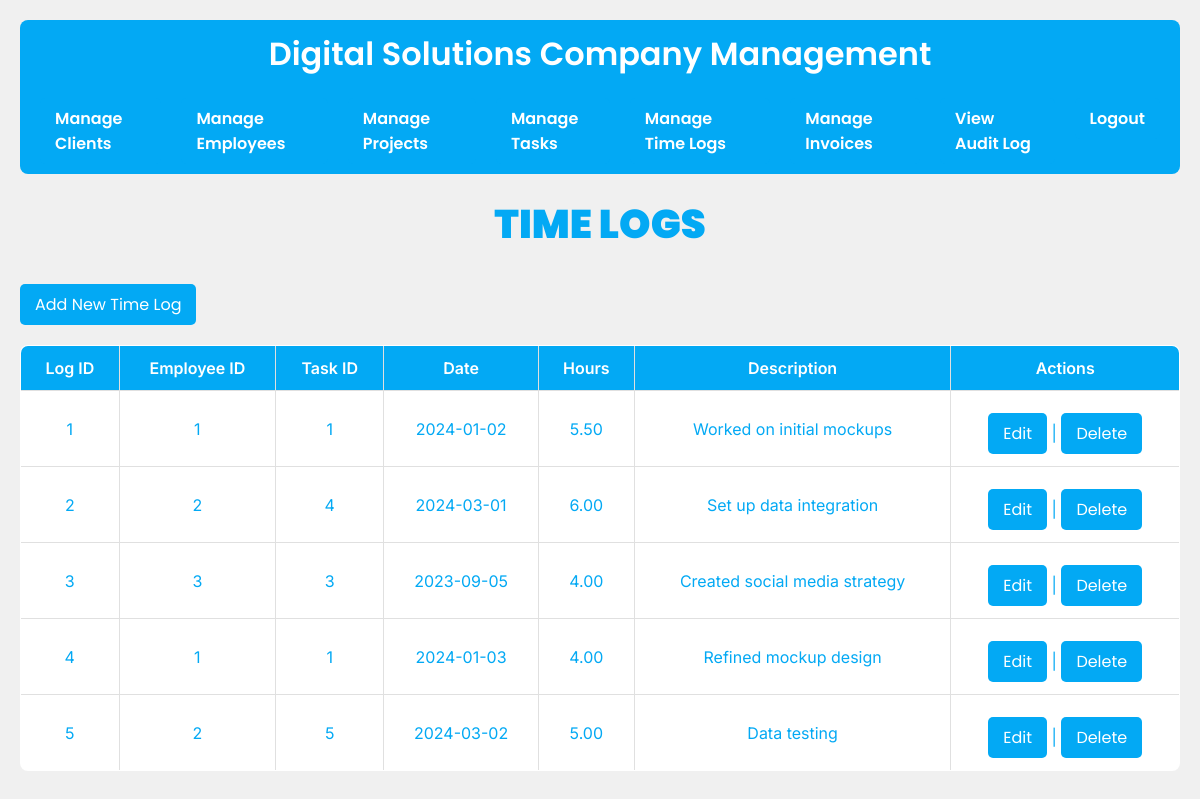
/timelogs.php (signed in), run on the app's committed database.
### tables this page shows
CREATE TABLE TimeLogs (
    log_id INT PRIMARY KEY AUTO_INCREMENT,
    employee_id INT NOT NULL,
    task_id INT NOT NULL,
    log_date DATE NOT NULL,
    hours DECIMAL(5, 2) CHECK (hours > 0),
    description TEXT
);

### timelogs.php (the view, shortened to what this page needs)
<?php
include 'core/dbConfig.php';
$query = $pdo->query("SELECT * FROM TimeLogs");
$timelogs = $query->fetchAll(PDO::FETCH_ASSOC);
?>
<!DOCTYPE html>
<html lang="en">
<head>
    <link rel="stylesheet" href="style.css">
</head>
<body>
        <nav>
            <h1>Digital Solutions Company Management</h1>
            <ul>
                <li><a href="clients.php">Manage Clients</a></li>
                <li><a href="employees.php">Manage Employees</a></li>
                <li><a href="projects.php">Manage Projects</a></li>
                <li><a href="tasks.php">Manage Tasks</a></li>
                <li><a href="timelogs.php">Manage Time Logs</a></li>
                <li><a href="invoices.php">Manage Invoices</a></li>
                <li><a href="auditLog.php">View Audit Log</a></li>
                <li><a href="logout.php">Logout</a></li>
            </ul>
        </nav>
    <h2>TIME LOGS</h2>
    <a href="addTimelog.php">Add New Time Log</a>
    <table border="1">
        <tr>
            <th>Log ID</th>
            <th>Employee ID</th>
            <th>Task ID</th>
            <th>Date</th>
            <th>Hours</th>
            <th>Description</th>
            <th>Actions</th>
        </tr>
        <?php foreach ($timelogs as $timelog): ?>
        <tr>
            <td><?= htmlspecialchars($timelog['log_id']); ?></td>
            <td><?= htmlspecialchars($timelog['employee_id']); ?></td>
            <td><?= htmlspecialchars($timelog['task_id']); ?></td>
            <td><?= htmlspecialchars($timelog['log_date']); ?></td>
            <td><?= htmlspecialchars($timelog['hours']); ?></td>
            <td><?= htmlspecialchars($timelog['description']); ?></td>
            <td>
                <a href="editTimelog.php?id=<?= htmlspecialchars($timelog['log_id']); ?>">Edit</a> |
                <a href="delTimelog.php?id=<?= htmlspecialchars($timelog['log_id']); ?>" onclick="return confirmDeletion()">Delete</a>
            </td>
        </tr>
        <?php endforeach; ?>
    </table>
</body>
</html>

### style.css (style rules this page uses)
* { margin: 0; padding: 0; box-sizing: border-box; font-family: "Inter", sans-serif; }
:root { --sky-blue: #03a9f4; --light-green: #a1eebd; --white: #ffffff; --gray: #f0f0f0; --border-color: #e0e0e0; }
body { background-color: var(--gray); color: var(--sky-blue); padding: 20px; font-family: "Inter", sans-serif; }
h1, h2 { color: var(--sky-blue); text-align: center; font-family: "Poppins", sans-serif; }
h1 { font-size: 2em; font-weight: 600; margin-bottom: 10px; }
h2 { font-size: 2.5em; font-weight: 900; margin-bottom: 20px; }
nav { background-color: var(--sky-blue); padding: 10px; border-radius: 8px; margin-bottom: 20px; }
nav ul { list-style: none; display: flex; justify-content: center; }
nav ul li { margin: 0 10px; }
nav ul li a { color: var(--white); text-decoration: none; font-weight: 600; }
nav h1 { color: #ffffff; }
table { width: 100%; border-collapse: collapse; margin: 20px 0; background-color: var(--white); border-radius: 8px; overflow: hidden; }
table, th, td { border: 1px solid var(--border-color); }
th, td { padding: 12px 15px; text-align: center; color: var(#000000); font-family: "Inter", sans-serif; }
th { background-color: var(--sky-blue); color: var(--white); font-weight: 600; }
tr:nth-child(even) { background-color: var(--white); }
a, button { display: inline-block; background-color: var(--sky-blue); color: var(--white); padding: 8px 15px; border-radius: 5px; text-decoration: none; margin-top: 10px; font-family: "Poppins", sans-serif; font-weight: 400; }

### data on the page
timelogs: log_id "1", employee "1", task "1", log_date "2024-01-02", hours "5.50", description "Worked on initial mockups"
timelogs: log_id "2", employee "2", task "4", log_date "2024-03-01", hours "6.00", description "Set up data integration"
timelogs: log_id "3", employee "3", task "3", log_date "2023-09-05", hours "4.00", description "Created social media strategy"
timelogs: log_id "4", employee "1", task "1", log_date "2024-01-03", hours "4.00", description "Refined mockup design"
timelogs: log_id "5", employee "2", task "5", log_date "2024-03-02", hours "5.00", description "Data testing"
